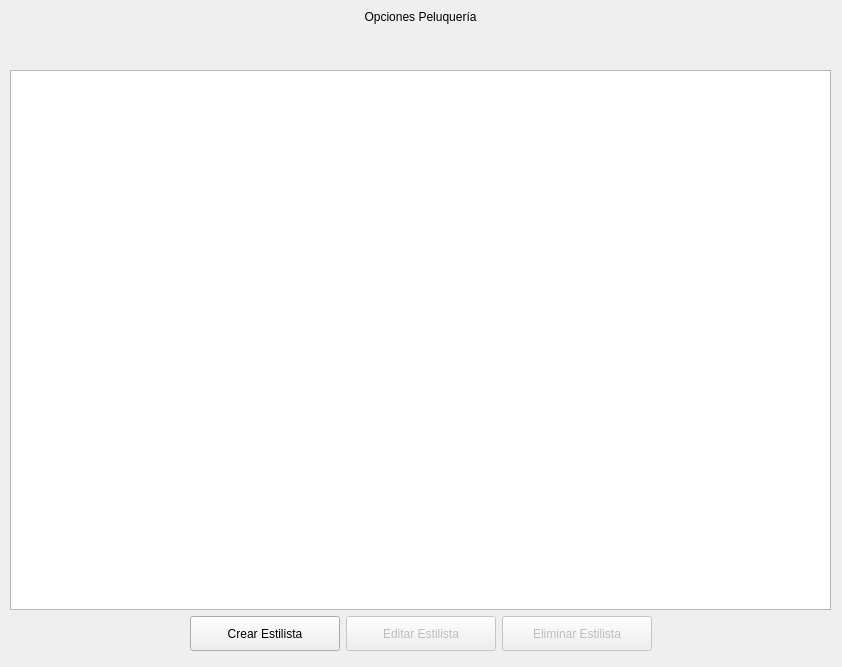
<?xml version="1.0" encoding="UTF-8"?>
<ui version="4.0">
 <class>Form</class>
 <widget class="QWidget" name="Form">
  <property name="geometry">
   <rect>
    <x>0</x>
    <y>0</y>
    <width>842</width>
    <height>667</height>
   </rect>
  </property>
  <property name="windowTitle">
   <string>Form</string>
  </property>
  <widget class="QWidget" name="verticalLayoutWidget">
   <property name="geometry">
    <rect>
     <x>10</x>
     <y>10</y>
     <width>821</width>
     <height>641</height>
    </rect>
   </property>
   <layout class="QVBoxLayout" name="verticalLayout">
    <item>
     <widget class="QLabel" name="lblTituloOpciones">
      <property name="text">
       <string>Opciones Peluquería</string>
      </property>
      <property name="alignment">
       <set>Qt::AlignmentFlag::AlignCenter</set>
      </property>
     </widget>
    </item>
    <item>
     <spacer name="verticalSpacer">
      <property name="orientation">
       <enum>Qt::Orientation::Vertical</enum>
      </property>
      <property name="sizeType">
       <enum>QSizePolicy::Policy::Fixed</enum>
      </property>
      <property name="sizeHint" stdset="0">
       <size>
        <width>20</width>
        <height>40</height>
       </size>
      </property>
     </spacer>
    </item>
    <item>
     <widget class="QListWidget" name="estilistaList">
      <property name="alternatingRowColors">
       <bool>true</bool>
      </property>
     </widget>
    </item>
    <item>
     <layout class="QHBoxLayout" name="horizontalLayout">
      <item>
       <spacer name="horizontalSpacer">
        <property name="orientation">
         <enum>Qt::Orientation::Horizontal</enum>
        </property>
        <property name="sizeHint" stdset="0">
         <size>
          <width>40</width>
          <height>20</height>
         </size>
        </property>
       </spacer>
      </item>
      <item>
       <widget class="QPushButton" name="crearEstilistaPB">
        <property name="sizePolicy">
         <sizepolicy hsizetype="Minimum" vsizetype="Fixed">
          <horstretch>0</horstretch>
          <verstretch>0</verstretch>
         </sizepolicy>
        </property>
        <property name="minimumSize">
         <size>
          <width>150</width>
          <height>35</height>
         </size>
        </property>
        <property name="text">
         <string>Crear Estilista</string>
        </property>
       </widget>
      </item>
      <item>
       <widget class="QPushButton" name="editarEstilistaPB">
        <property name="enabled">
         <bool>false</bool>
        </property>
        <property name="sizePolicy">
         <sizepolicy hsizetype="Minimum" vsizetype="Fixed">
          <horstretch>0</horstretch>
          <verstretch>0</verstretch>
         </sizepolicy>
        </property>
        <property name="minimumSize">
         <size>
          <width>150</width>
          <height>35</height>
         </size>
        </property>
        <property name="text">
         <string>Editar Estilista</string>
        </property>
       </widget>
      </item>
      <item>
       <widget class="QPushButton" name="eliminarEstilistaPB">
        <property name="enabled">
         <bool>false</bool>
        </property>
        <property name="sizePolicy">
         <sizepolicy hsizetype="Minimum" vsizetype="Fixed">
          <horstretch>0</horstretch>
          <verstretch>0</verstretch>
         </sizepolicy>
        </property>
        <property name="minimumSize">
         <size>
          <width>150</width>
          <height>35</height>
         </size>
        </property>
        <property name="text">
         <string>Eliminar Estilista</string>
        </property>
       </widget>
      </item>
      <item>
       <spacer name="horizontalSpacer_2">
        <property name="orientation">
         <enum>Qt::Orientation::Horizontal</enum>
        </property>
        <property name="sizeHint" stdset="0">
         <size>
          <width>40</width>
          <height>20</height>
         </size>
        </property>
       </spacer>
      </item>
     </layout>
    </item>
   </layout>
  </widget>
 </widget>
 <resources/>
 <connections/>
</ui>
